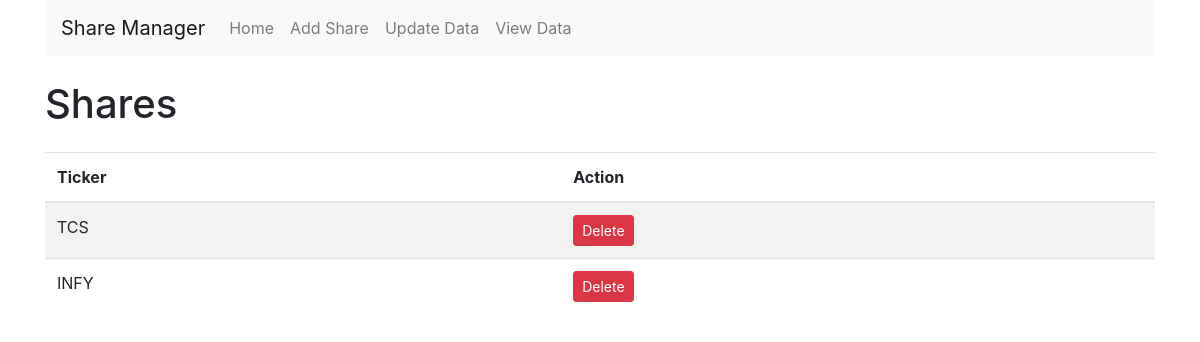
Before: / with the older database file.
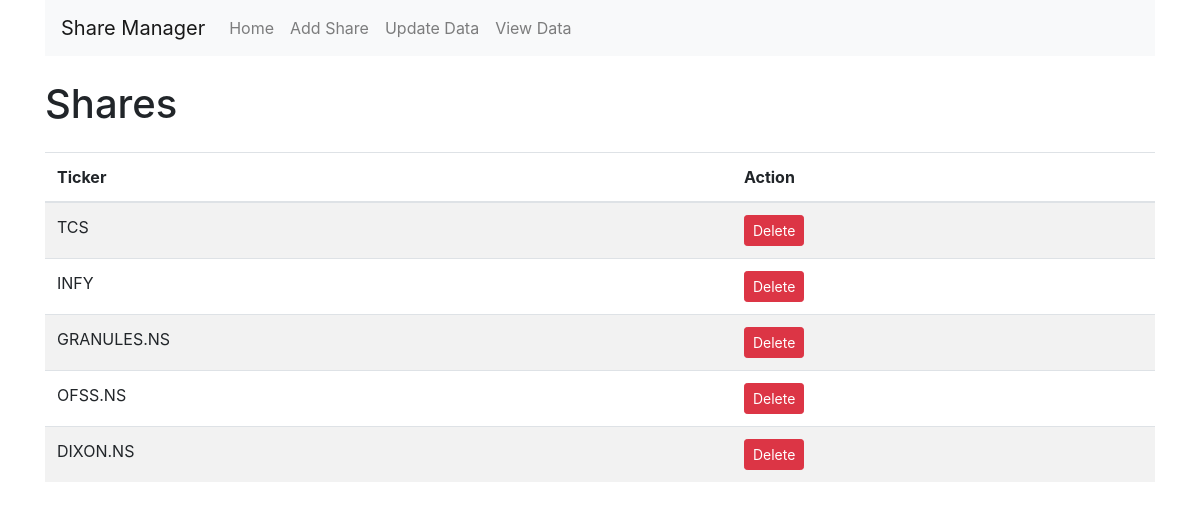
After: the same page with the newer database file.
### models.py (models this page shows)
class Share(db.Model):
    id = db.Column(db.Integer, primary_key=True)
    ticker = db.Column(db.String(10), unique=True, nullable=False)

### app.py (the view)
@app.route('/')
def index():
    shares = Share.query.all()
    return render_template('index.html', shares=shares)

### templates/index.html
{% extends "base.html" %}
{% block content %}
<h1 class="mt-4">Shares</h1>
<table class="table table-striped mt-4">
    <thead>
        <tr>
            <th>Ticker</th>
            <th>Action</th>
        </tr>
    </thead>
    <tbody>
        {% for share in shares %}
        <tr>
            <td>{{ share.ticker }}</td>
            <td>
                <form action="{{ url_for('delete_share', share_id=share.id) }}" method="POST" style="display:inline-block;">
                    <button type="submit" class="btn btn-danger btn-sm">Delete</button>
                </form>
            </td>
        </tr>
        {% endfor %}
    </tbody>
</table>
{% endblock %}

Changed rows visible on the page:
added Share: ticker "GRANULES.NS"
added Share: ticker "OFSS.NS"
added Share: ticker "DIXON.NS"
